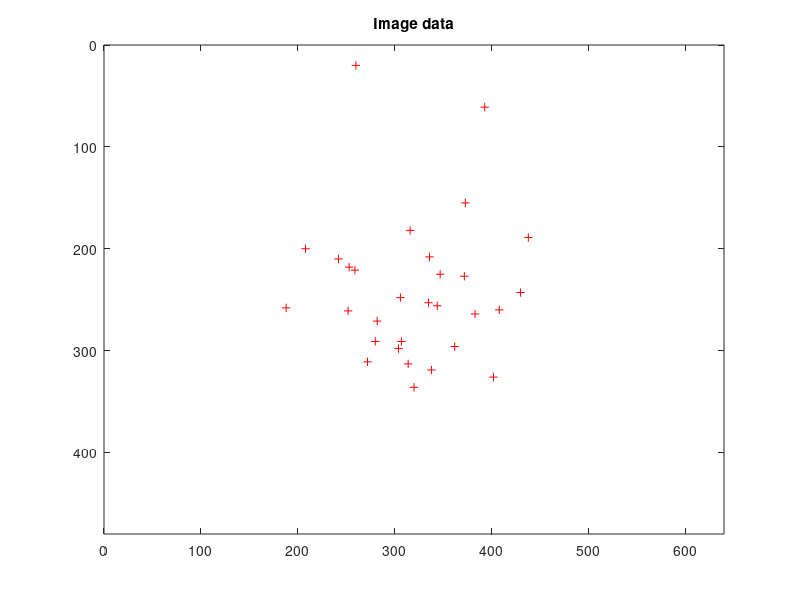

Recreate this plot in MATLAB. (Note: this script raises an error after producing the figure.)
function p_demo

  % Demonstration of computing a camera matrix P and decomposing
  % it as K [R t] in Octave/Matlab

  pkg load optim;

  rand('seed',12);
  randn('seed',13);

  % Get some random synthetic data

  [Xw,P,K,R,t,x,avg_dist_to_cam] = get_synthetic_data();
  plot_img_data( x, 1 );

  % Get the camera matrix

  Pest = compute_p( x, Xw );
  [Cest,Test,Rest,Kest] = decompose_p( Pest );

  % Plot the world points, actual camera, and estimated camera from above

  plot_camera_pts( R, t, Rest, Test, Xw, 2 );

  % Calculate camera center error

  err_c = norm( -Rest'*Test - (-R'*t) );
  fprintf( 1, 'Camera center error %g (%g relative to cam dist)\n', ...
           err_c, mean( err_c ) / avg_dist_to_cam );
end;

%-----------------------------------------------------------------------------

function R = rot_y( theta )

  ct = cos(theta); st = sin(theta);
  R = [ ct 0 -st ; 0 1 0 ; st 0 ct ];

end;

%-----------------------------------------------------------------------------

function [Xw,P,K,R,t,x,avg_dist_to_cam] = get_synthetic_data

  % Random data around (0,0,5)' in 3D

  zmean = 5;
  muX = [0;0;zmean];
  n = 30;
  Xw = [ randn(3,n) + repmat(muX,1,n); ones(1,n) ];

  % Actual intrinsic parameters

  K = [ 320 0 320 ; 0 320 240 ; 0 0 1 ];

  % Actual extrinsic parameters

  R = eye(3);
  C = [0;0;0];
  t = -R * C;
  P = K * [ R t ];

  % Calculate ideal projections into the image

  x = P * Xw; x = x ./ repmat( x(3,:), 3, 1 );

  % Add Gaussian noise and discretize

  x(1:2,:) = round( x(1:2,:) + randn(2,n) );

  avg_dist_to_cam = mean( sqrt( sum(( Xw(1:3,:) - repmat( C, 1, n )).^2)));

end;

%-----------------------------------------------------------------------------

function err = get_reproj_error( x, P, Xw );

  xt = P * Xw;
  xt = xt ./ repmat( xt(3,:), 3, 1 );
  err = sqrt( mean( sum( ( x(1:2,:) - xt(1:2,:) ).^2 )));

end;

%-----------------------------------------------------------------------------

function plot_img_data( x, fignum )
  plot(x(1,:),x(2,:),'r+');
  axis([0 640 0 480],'ij');
  title(sprintf('Image data'));

end;

%-----------------------------------------------------------------------------
